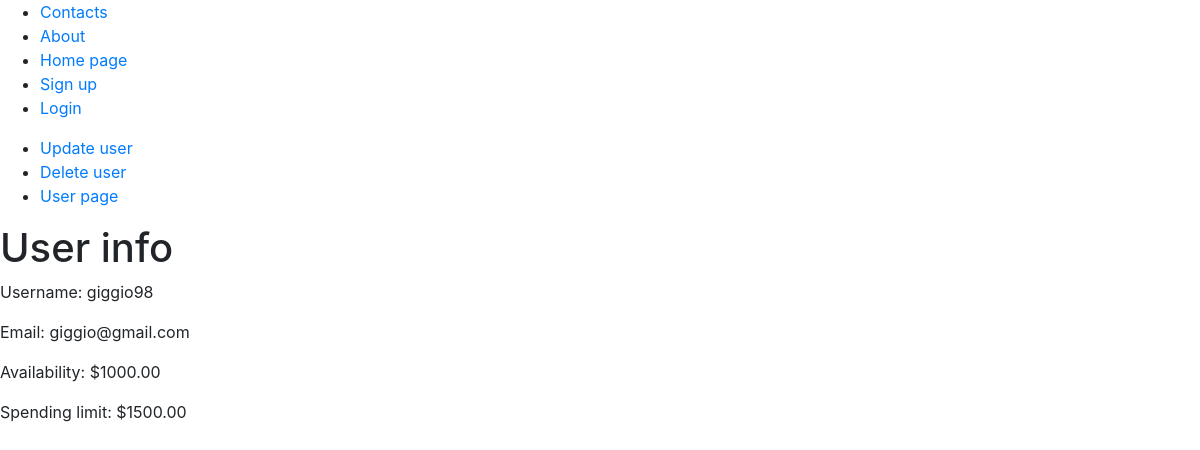
Page /user/giggio98 on the committed database.
### members/models.py (models this page shows, shortened)
class Member(models.Model):
    username = models.CharField(max_length=256, validators=[MinLengthValidator(8)])
    email = models.EmailField(max_length=256)
    password = models.CharField(max_length=512, validators=[MinLengthValidator(8)])
    availability = models.DecimalField(max_digits=10000, decimal_places=2)
    spendable = models.DecimalField(max_digits=10000, decimal_places=2, db_column='spending')

### members/views.py (the view)
# urls.py: path('user/<str:username>', member_detail_view, name='member_detail_view'),            # user.views
def member_detail_view(request, username):
    obj = get_object_or_404(Member, username=username)
    context = {
        "obj": obj
    }
    return render(request, "member/detail_member.html", context)

### templates/member/detail_member.html (shortened to what this page needs)
{% extends 'html/base.html' %}
{% block body_content %}
{% include 'html/navbar.html' %}
{% include 'html/user_ops.html' %}
<h1>User info</h1>
<p>Username: {{ obj.username }}</p>
<p>Email: {{ obj.email }}</p>
<p>Availability: ${{ obj.availability }}</p>
<p>Spending limit: ${{ obj.spendable }}</p>
{% endblock %}

### rows in the picture
Member: username "giggio98", email "giggio@gmail.com", availability "1000.00", spendable "1500.00"
